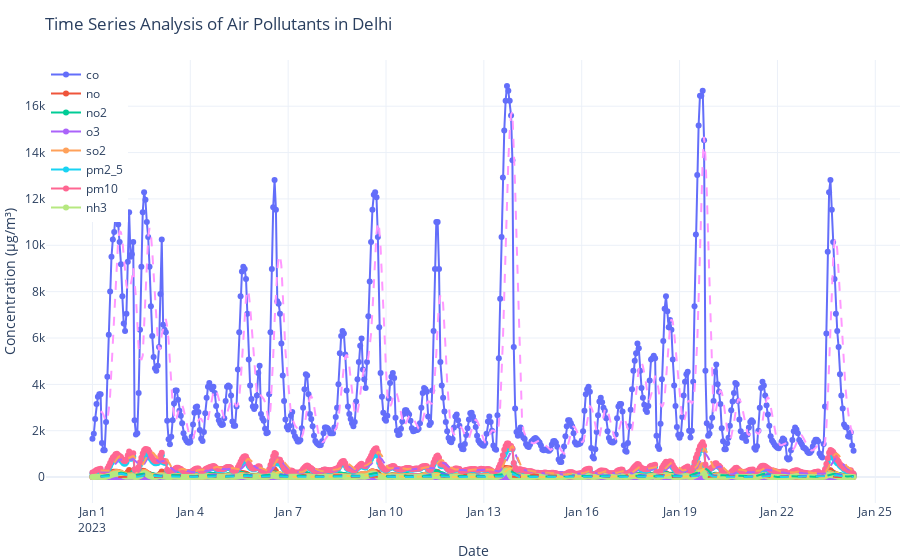

Notebook cell for this chart:
### Code cell
'''I am creating a time series plot for each air pollutant in the dataset. 
It helps analyze the intensity of air pollutants over time.
Markers: I added markers to each data point for better visibility using mode='lines+markers'.

Line Width: I increased the line width for better visibility using line=dict(width=2).

Legend Placement: I adjusted the legend placement to the top of the plot for better readability.

Margin and Hovermode: I adjusted the plot margin and set hovermode to 'x unified' for better hover information.

Trendlines: I added trendlines for each pollutant using a rolling mean with a window of 7 days.'''


import plotly.graph_objects as go

fig = go.Figure()

for pollutant in ['co', 'no', 'no2', 'o3', 'so2', 'pm2_5', 'pm10', 'nh3']:
    fig.add_trace(go.Scatter(x=data['date'], y=data[pollutant], mode='lines+markers', 
                             name=pollutant, line=dict(width=2)))

fig.update_layout(title='Time Series Analysis of Air Pollutants in Delhi',
                  xaxis_title='Date', yaxis_title='Concentration (µg/m³)',
                  legend=dict(x=0, y=1, traceorder='normal'),
                  margin=dict(l=0, r=0, t=60, b=20),
                  hovermode='x unified')

# Adding trendlines for each pollutant
for pollutant in ['co', 'no', 'no2', 'o3', 'so2', 'pm2_5', 'pm10', 'nh3']:
    fig.add_trace(go.Scatter(x=data['date'], y=data[pollutant].rolling(window=7).mean(),
                             mode='lines', line=dict(dash='dash'), showlegend=False))

fig.show()

### Figure 1 — Plotly figure (JSON) as saved in the notebook; plotly's stock layout.template omitted (floating-point values rounded to 4 significant figures; data arrays with more than 128 entries replaced by an {"elided": "..."} marker saying what was removed)
{"data": [{"line": {"width": 2}, "mode": "lines+markers", "name": "co", "type": "scatter", "x": {"elided": "561 str values"}, "y": {"elided": "561 float values"}}, {"line": {"width": 2}, "mode": "lines+markers", "name": "no", "type": "scatter", "x": {"elided": "561 str values"}, "y": {"elided": "561 float values"}}, {"line": {"width": 2}, "mode": "lines+markers", "name": "no2", "type": "scatter", "x": {"elided": "561 str values"}, "y": {"elided": "561 float values"}}, {"line": {"width": 2}, "mode": "lines+markers", "name": "o3", "type": "scatter", "x": {"elided": "561 str values"}, "y": {"elided": "561 float values"}}, {"line": {"width": 2}, "mode": "lines+markers", "name": "so2", "type": "scatter", "x": {"elided": "561 str values"}, "y": {"elided": "561 float values"}}, {"line": {"width": 2}, "mode": "lines+markers", "name": "pm2_5", "type": "scatter", "x": {"elided": "561 str values"}, "y": {"elided": "561 float values"}}, {"line": {"width": 2}, "mode": "lines+markers", "name": "pm10", "type": "scatter", "x": {"elided": "561 str values"}, "y": {"elided": "561 float values"}}, {"line": {"width": 2}, "mode": "lines+markers", "name": "nh3", "type": "scatter", "x": {"elided": "561 str values"}, "y": {"elided": "561 float values"}}, {"line": {"dash": "dash"}, "mode": "lines", "showlegend": false, "type": "scatter", "x": {"elided": "561 str values"}, "y": {"elided": "561 float values"}}, {"line": {"dash": "dash"}, "mode": "lines", "showlegend": false, "type": "scatter", "x": {"elided": "561 str values"}, "y": {"elided": "561 float values"}}, {"line": {"dash": "dash"}, "mode": "lines", "showlegend": false, "type": "scatter", "x": {"elided": "561 str values"}, "y": {"elided": "561 float values"}}, {"line": {"dash": "dash"}, "mode": "lines", "showlegend": false, "type": "scatter", "x": {"elided": "561 str values"}, "y": {"elided": "561 float values"}}, {"line": {"dash": "dash"}, "mode": "lines", "showlegend": false, "type": "scatter", "x": {"elided": "561 str values"}, "y": {"elided": "561 float values"}}, {"line": {"dash": "dash"}, "mode": "lines", "showlegend": false, "type": "scatter", "x": {"elided": "561 str values"}, "y": {"elided": "561 float values"}}, {"line": {"dash": "dash"}, "mode": "lines", "showlegend": false, "type": "scatter", "x": {"elided": "561 str values"}, "y": {"elided": "561 float values"}}, {"line": {"dash": "dash"}, "mode": "lines", "showlegend": false, "type": "scatter", "x": {"elided": "561 str values"}, "y": {"elided": "561 float values"}}], "layout": {"hovermode": "x unified", "legend": {"traceorder": "normal", "x": 0, "y": 1}, "margin": {"b": 20, "l": 0, "r": 0, "t": 60}, "title": {"text": "Time Series Analysis of Air Pollutants in Delhi"}, "xaxis": {"title": {"text": "Date"}}, "yaxis": {"title": {"text": "Concentration (µg/m³)"}}}}
